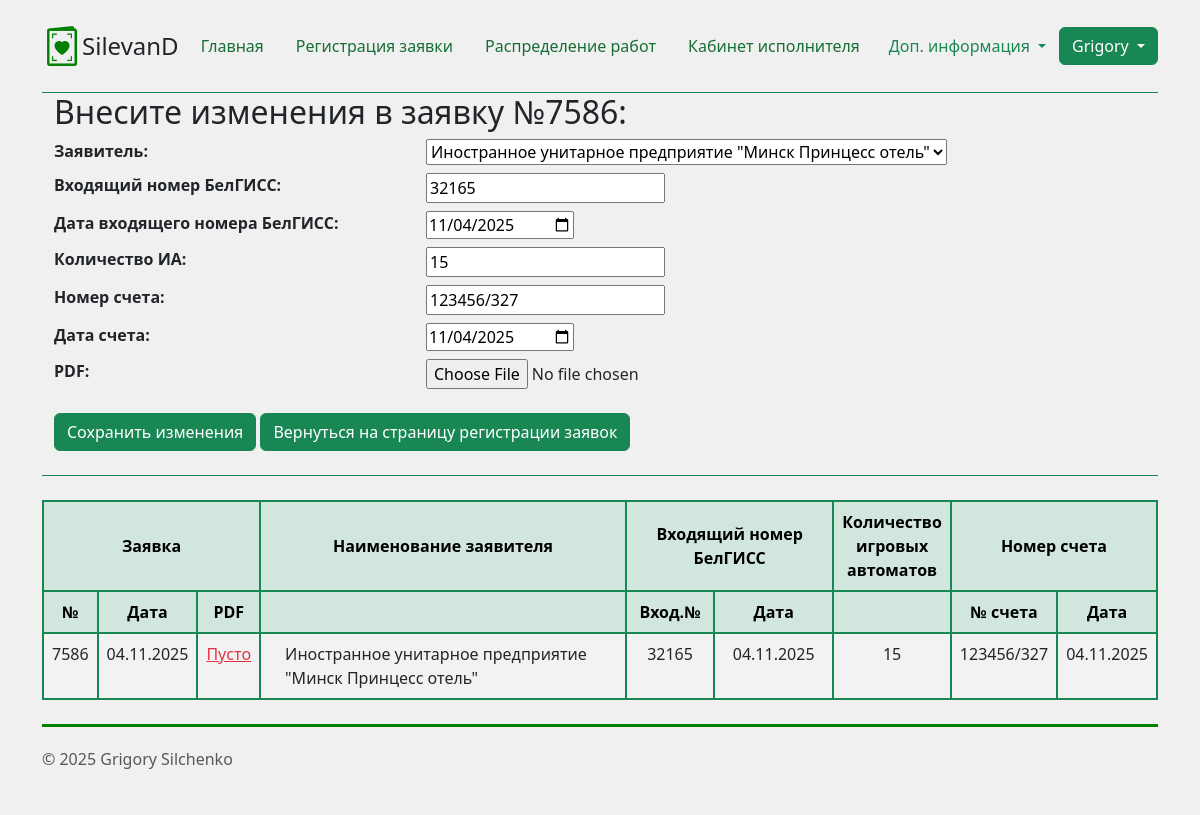
Page /application_change/59 (signed in) on the committed database.
### application/models.py (models this page shows)
class Application(models.Model):
    application_number = models.IntegerField()
    created_on = models.DateField(default=timezone.now, blank=True, null=True)
    application_number_belgiss = models.IntegerField(blank=True, null=True, verbose_name='Входящий номер БелГИСС')
    date_belgiss = models.DateField(blank=True, null=True, verbose_name='Дата входящего номера БелГИСС')
    num_of_mach = models.IntegerField(verbose_name='Количество ИА')
    bill_number = models.CharField(max_length=20, blank=True, null=True, verbose_name='Номер счета')
    bill_date = models.DateField(blank=True, null=True, verbose_name='Дата счета')
    pdf = models.FileField(verbose_name='PDF', upload_to='PDF/', blank=True, null=True)
    declarant = models.ForeignKey('Declarant', on_delete=models.CASCADE, related_name='applications', verbose_name='Заявитель')
    status = models.ForeignKey('Status', on_delete=models.CASCADE, related_name='applications')
    def __str__(self):
        return str(self.application_number)

class Declarant(models.Model):
    name = models.CharField(max_length=200, verbose_name='Наименование заявителя')
    address = models.TextField(max_length=500, verbose_name='Юридический адрес')
    unp = models.IntegerField(verbose_name='УНП')
    def __str__(self):
        return self.name

### application/views.py (the view)
# urls.py: path('application_change/<int:pk>', views.application_change, name='application_change'),
@permission_required('application.change_application')
def application_change(request, pk):
    app_change = Application.objects.get(pk=pk)
    success_message = ''
    if request.method == 'POST':
        form = ApplicationInput(request.POST, request.FILES, instance=app_change)
        if form.is_valid():
            status = status_giving(form.cleaned_data)
            form.instance.status = status
            form.save()
            success_message = 'Заявка успешно изменена!'
    else:
        form = ApplicationInput(instance=app_change)
    context = (
        {
        'form': form,
        'applications': app_change,
        'success_message': success_message
         }
    )
    return render(request, 'application_change.html', context)

### application/forms.py (shortened to what this page needs)
class ApplicationInput(forms.ModelForm):
    class Meta:
        model = Application
        fields = ['declarant',
                  'application_number_belgiss',
                  'date_belgiss',
                  'num_of_mach',
                  'bill_number',
                  'bill_date',
                  'pdf']
        widgets = {
            'date_belgiss': forms.DateInput(attrs={'type': 'date'}),
            'bill_date': forms.DateInput(attrs={'type': 'date'}),
            'pdf': forms.ClearableFileInput()
        }

### application/templates/application_change.html (shortened to what this page needs)
{% extends "base.html" %}
{% block page_content %}
<div class="container">
    <div class="border-bottom border-success">
        <div class="container">
            <h2>Внесите изменения в заявку №{{ applications }}:</h2>
            <form action="{% url 'application_change' applications.pk %}" method="post" enctype="multipart/form-data">
                <dl class="row">
                {% for field in form %}
                    <dt class="col-sm-4">{{ field.label_tag }}</dt>
                    <dd class="col-sm-8">{{ field }}</dd>
                {% endfor %}
                </dl>
                <button type="submit" class="btn btn-success">Сохранить изменения</button>
                <a href="{% url 'application' %}" class="btn btn-success">Вернуться на страницу регистрации заявок</a>
            </form>
            <br>
        </div>
    </div>
    <br>
    <table class="table table-hover table-striped table-bordered border-2 border-success text-center">
      <thead class="table table-success table-bordered border-success align-middle">
        <tr>
          <th scope="col" colspan="3">Заявка</th>
          <th scope="col" rowspan="2">Наименование заявителя</th>
          <th scope="col" colspan="2">Входящий номер БелГИСС</th>
          <th scope="col" rowspan="2" style="width: 100px;">Количество игровых автоматов</th>
          <th scope="col" colspan="2">Номер счета</th>
        </tr>
      </thead>
      <thead class="table table-success table-bordered border-success">
        <tr>
          <th scope="col">№</th>
          <th scope="col">Дата</th>
          <th scope="col">PDF</th>
          <th scope="col"></th>
          <th scope="col">Вход.№</th>
          <th scope="col">Дата</th>
          <th scope="col"></th>
          <th scope="col">№ счета</th>
          <th scope="col">Дата</th>
        </tr>
      </thead>
      <tbody>
        <tr>
          <td>{{ applications.application_number }}</td>
          <td>{{ applications.created_on|date:"d.m.Y" }}</td>
          <td>
              {% if applications.pdf %}
                <a href="{{ applications.pdf.url }}" class="text text-success" target="_blank">Заявка PDF</a>
              {% else %}
                <a class="text text-danger">Пусто</a>
              {% endif %}
          </td>
          <td class="text-start ps-4">{{ applications.declarant }}</td>
          <td>{{ applications.application_number_belgiss }}</td>
          <td>{{ applications.date_belgiss|date:"d.m.Y" }}</td>
          <td>{{ applications.num_of_mach }}</td>
          <td>{{ applications.bill_number }}</td>
          <td>{{ applications.bill_date|date:"d.m.Y" }}</td>
        </tr>
      </tbody>
    </table>
</div>
{% endblock %}

### templates/base.html (shortened to what this page needs)
<!doctype html>
<html lang="ru">
  <head>
    <link href="https://cdn.jsdelivr.net/npm/bootstrap@5.3.0/dist/css/bootstrap.min.css" rel="stylesheet">
    <link rel="stylesheet" href="https://cdn.jsdelivr.net/npm/bootstrap-icons/font/bootstrap-icons.css">
  </head>
  <body style="background-color: #f0f0f0;">
    <div class="container">
      <header class="d-flex flex-wrap justify-content-center align-items-center py-3 border-bottom border-success">
        <a href="/" class="d-flex align-items-center mb-3 mb-md-0 me-md-auto text-dark text-decoration-none">
          <i class="bi bi-valentine2" style="font-size: 40px; color: green;"></i>
          <span class="fs-4">SilevanD</span>
        </a>
        <ul class="nav nav-pills">
          <li class="nav-item"><a href="{% url 'home' %}" class="nav-link" aria-current="page">Главная</a></li>
          <li class="nav-item"><a href="{% url 'application' %}" class="nav-link">Регистрация заявки</a></li>
          <li class="nav-item"><a href="{% url 'distribution' %}" class="nav-link">Распределение работ</a></li>
          <li class="nav-item"><a href="{% url 'act_creation' %}" class="nav-link">Кабинет исполнителя</a></li>
        </ul>
        <div class="dropdown">
          <button class="btn text-success dropdown-toggle" type="button" data-bs-toggle="dropdown" aria-expanded="false">
            Доп. информация
          </button>
        </div>
        <div class="d-flex align-items-center">
          {% if request.user.is_authenticated %}
            <div class="dropdown">
              <button class="btn btn-success dropdown-toggle" type="button" id="dropdownLogout" data-bs-toggle="dropdown" aria-expanded="false">
                {{ request.user.get_full_name|default:request.user.username }}
              </button>
            </div>
          {% else %}
            <a class="btn btn-outline-success" href="{% url 'login' %}">Войти</a>
          {% endif %}
        </div>
      </header>
    </div>
    {% block page_content %}
    {% endblock %}
    <div class="container">
      <footer class="d-flex flex-wrap justify-content-between align-items-center py-3 my-4" style="border-top: 3px solid green; margin: 0;">
        <p class="col-md-4 mb-0 text-body-secondary">© 2025 Grigory Silchenko</p>
        <a href="/" class="col-md-4 d-flex align-items-center justify-content-center mb-3 mb-md-0 me-md-auto
        link-body-emphasis text-decoration-none" aria-label="Bootstrap">
          <svg class="bi me-2" width="40" height="32" aria-hidden="true"><use xlink:href="#bootstrap"></use></svg>
        </a>
      </footer>
    </div>
  </body>
</html>

### templates/base.html (style rules this page uses)
.nav-link { background-color: #f0f0f0; color: #176e35; }
.table-bordered, .table-bordered th, .table-bordered td { border: 1px solid #198754 !important; }
.table { border-collapse: separate; border-spacing: 0; }

### rows in the picture
Application: application_number "7586", form "Иностранное унитарное предприятие \"Минск Принцесс отель\"" "32165" "11/04/2025" "15" "123456/327" "11/04/2025", created_on "04.11.2025", declarant "Иностранное унитарное предприятие \"Минск Принцесс отель\"", application_number_belgiss "32165", date_belgiss "04.11.2025", num_of_mach "15", bill_number "123456/327", bill_date "04.11.2025"

### other values in the picture
{{ request.user.get_full_name|default:request.user.username }} "Grigory"
{{ field.label_tag }} "Заявитель:" "Входящий номер БелГИСС:" "Дата входящего номера БелГИСС:" "Количество ИА:" "Номер счета:" "Дата счета:" "PDF:"
